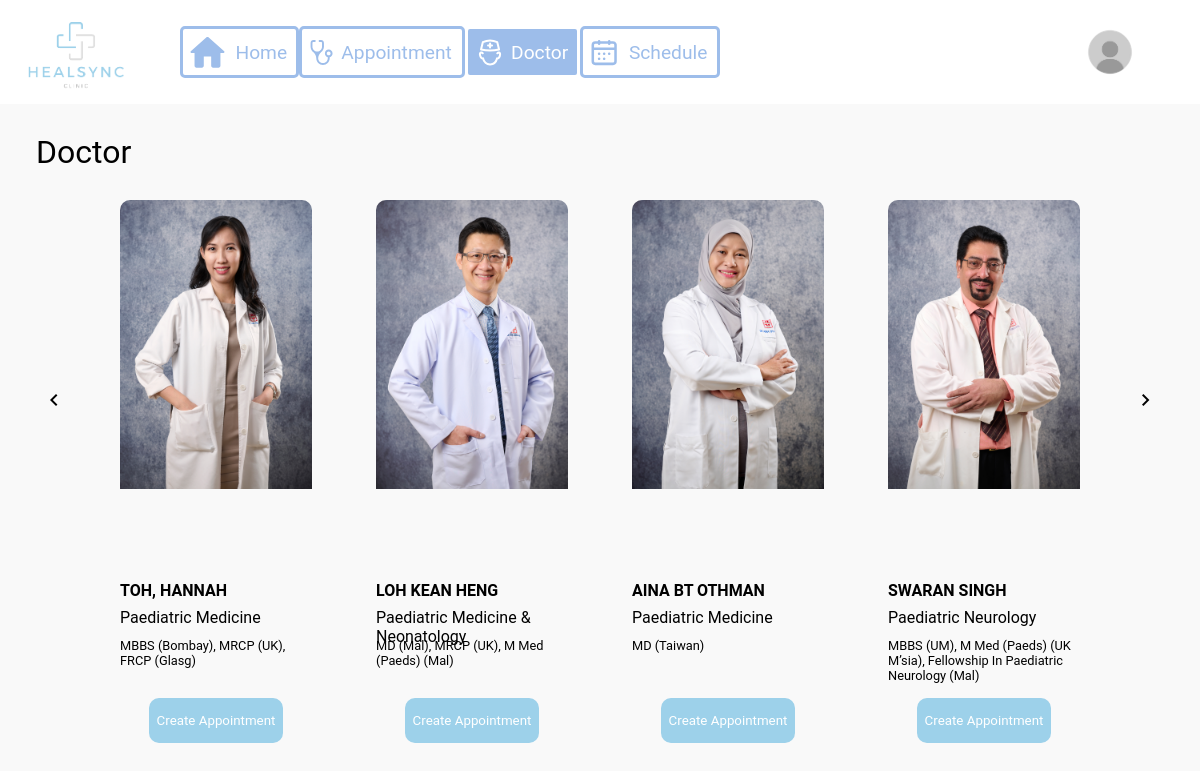
The app's page /patient/doctor.php with its own data.
### tables this page shows
CREATE TABLE `doctor_info` (
  `id` int(11) NOT NULL,
  `name` varchar(255) NOT NULL,
  `email` varchar(255) NOT NULL,
  `contact_number` varchar(30) NOT NULL,
  `specialist` varchar(255) NOT NULL,
  `description` varchar(255) NOT NULL,
  `picture` varchar(255) NOT NULL,
  `password` varchar(255) NOT NULL
);

### patient/doctor.php (the view, shortened to what this page needs)
<?php
include("../include/database.php");
include("../include/patient-navbar.php");
?>
<!DOCTYPE html>
<html lang="en">
<head>
</head>
<body>
    <h1 id="heading">Doctor</h1>
    <div id="content-container">
        <?php
        $sql = "SELECT * FROM doctor_info";
        $result = mysqli_query($connection, $sql);
        while ($row = mysqli_fetch_assoc($result)) {
        ?>
            <div id="doctor-item">
                <div id="img-container">
                    <img src="../pic/<?php echo $row['picture']; ?>" id="img">
                </div>
                <br>
                <b class="doctor-name"><?php echo $row['name']; ?></b>
                <br>
                <p class="doctor-specialist"><?php echo $row['specialist']; ?></p>
                <br>
                <p class="doctor-description"><?php echo $row['description']; ?></p>
                <form action="doctor.php" method="post">
                    <button type="submit" class="submit-btn" value=<?php echo strval($row['id']); ?> name="create" >Create Appointment</button>
                </form>
            </div>
        <?php
        }
        ?>
    </div>
    <button id="left-arrow-btn">
        <span class="material-symbols-outlined">chevron_left</span>
    </button>
    <button id="right-arrow-btn">
        <span class="material-symbols-outlined">chevron_right</span>
    </button>
</body>
</html>

### include/patient-navbar.php (style rules this page uses)
body { padding: 0%; margin: 0%; overflow: auto; }

### patient/doctor.php (style rules this page uses)
body { background-color: rgba(244, 244, 244, 0.46); display: flex; justify-content: center; }
.doctor-name { font-family: Roboto; position: absolute; top: 68%; }
.doctor-specialist { font-family: Roboto; position: absolute; top: 70%; }
.doctor-description { font-family: Roboto; position: absolute; top: 76%; font-size: 0.8rem; }
.submit-btn { position: absolute; height: 8%; width: 70%; top: 89%; left: 15%; background-color: #9dd1ea; color: white; border: none; border-radius: 10px; font-family: Roboto; }
#heading { font-family: Roboto; position: absolute; top: 14%; left: 3%; font-size: 2.0rem; font-weight: 400; }
#content-container { background-color: transparent; border: 0px solid black; position: absolute; top: 25%; height: 70%; width: 80%; display: flex; justify-content: space-between; gap: 30px; overflow-x: auto; }
#doctor-item { position: relative; background-color: transparent; height: 100%; min-width: 20%; }
#img-container { position: absolute; width: 100%; height: 65%; border-radius: 10px; overflow: hidden; }
#img { position: absolute; width: 100%; height: auto; }
#left-arrow-btn { position: absolute; top: 45%; left: 3%; display: flex; align-items: center; justify-content: center; height: 10%; width: fit-content; border: none; border-radius: 10px; background-color: transparent; }
#right-arrow-btn { position: absolute; top: 45%; right: 3%; display: flex; align-items: center; justify-content: center; height: 10%; width: fit-content; border-radius: 10px; background-color: transparent; border: none; }

### records on screen
doctor_info: picture (picture), name "TOH, HANNAH", specialist "Paediatric Medicine", description "MBBS (Bombay), MRCP (UK), FRCP (Glasg)", $row['id'] 1 (drawn)
doctor_info: picture (picture), name "LOH KEAN HENG", specialist "Paediatric Medicine & Neonatology", description "MD (Mal), MRCP (UK), M Med (Paeds) (Mal)", $row['id'] 2 (drawn)
doctor_info: picture (picture), name "AINA BT OTHMAN", specialist "Paediatric Medicine", description "MD (Taiwan)", $row['id'] 4 (drawn)
doctor_info: picture (picture), name "SWARAN SINGH", specialist "Paediatric Neurology", description "MBBS (UM), M Med (Paeds) (UK M’sia), Fellowship In Paediatric Neurology (Mal)", $row['id'] 5 (drawn)
